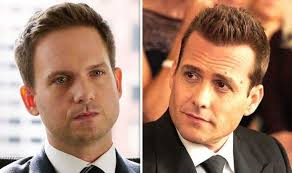
#> input picture Hm.jpg, 292 x 173 px, found by its file name
$ python img_face_tracker.py
#> lines starting #> are read from the running program, lines starting #| are printed output that depends on the picture; after the words box and inside, x2 and y2 are one past the last pixel; in counts of white or black regions, pixels touching at a corner belong together
import cv2
from random import randrange
#from img
trained_face_data = cv2.CascadeClassifier('haarcascade_frontalface_default.xml')
img= cv2.imread(r'C:\Users\SHRINATH\AI_study\aienv\Hm.jpg')
#> img is the input picture: shape (173, 292, 3); mean B, G, R 110.4, 129.5, 163.9
grayscaled_img= cv2.cvtColor(img,cv2.COLOR_BGR2GRAY)
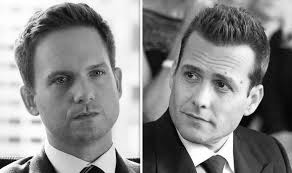
#> grayscaled_img: shape (173, 292); min 0, max 255, mean 137.6
face_coordinates = trained_face_data.detectMultiScale(grayscaled_img)
#> face_coordinates = [[30, 38, 101, 101], [154, 41, 106, 106]]
print(face_coordinates)
#| [[ 30  38 101 101]
#|  [154  41 106 106]]
for (x,y,w,h) in face_coordinates:
    cv2.rectangle(img,(x,y),(x+w,y+h),(randrange(256),randrange(256),randrange(256)),2)
#> this loop made 2 passes
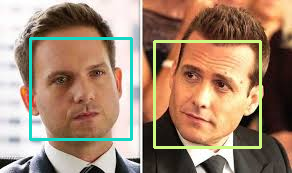
#> img: shape (173, 292, 3); 4.9% of pixels changed, all inside (x1, y1, x2, y2) = (29, 37, 262, 149)
cv2.imshow('Face Tracker',img)
cv2.waitKey()

print("Code Completed and stored in ")

$ run again, with HS.jpg copied over Hm.jpg
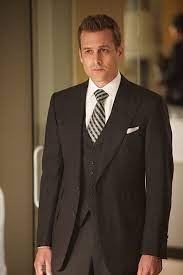
#> input picture HS.jpg, 183 x 275 px, found by its file name
#> img is the input picture: shape (275, 183, 3); mean B, G, R 55.1, 71.9, 89.2
#> `grayscaled_img= cv2.cvtColor(img,cv2.COLOR_BGR2GRAY)`:
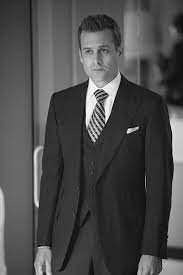
#> grayscaled_img: shape (275, 183); min 2, max 254, mean 75.1
#> face_coordinates = [[72, 31, 51, 51]]
#| [[72 31 51 51]]
#> the loop `for (x,y,w,h) in face_coordinates:` made 1 pass
#> after the loop `for (x,y,w,h) in face_coordinates:`:
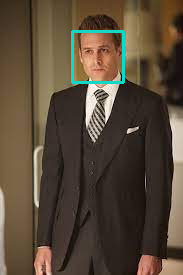
#> img: shape (275, 183, 3); 1.21% of pixels changed, all inside (x1, y1, x2, y2) = (71, 30, 125, 84)
